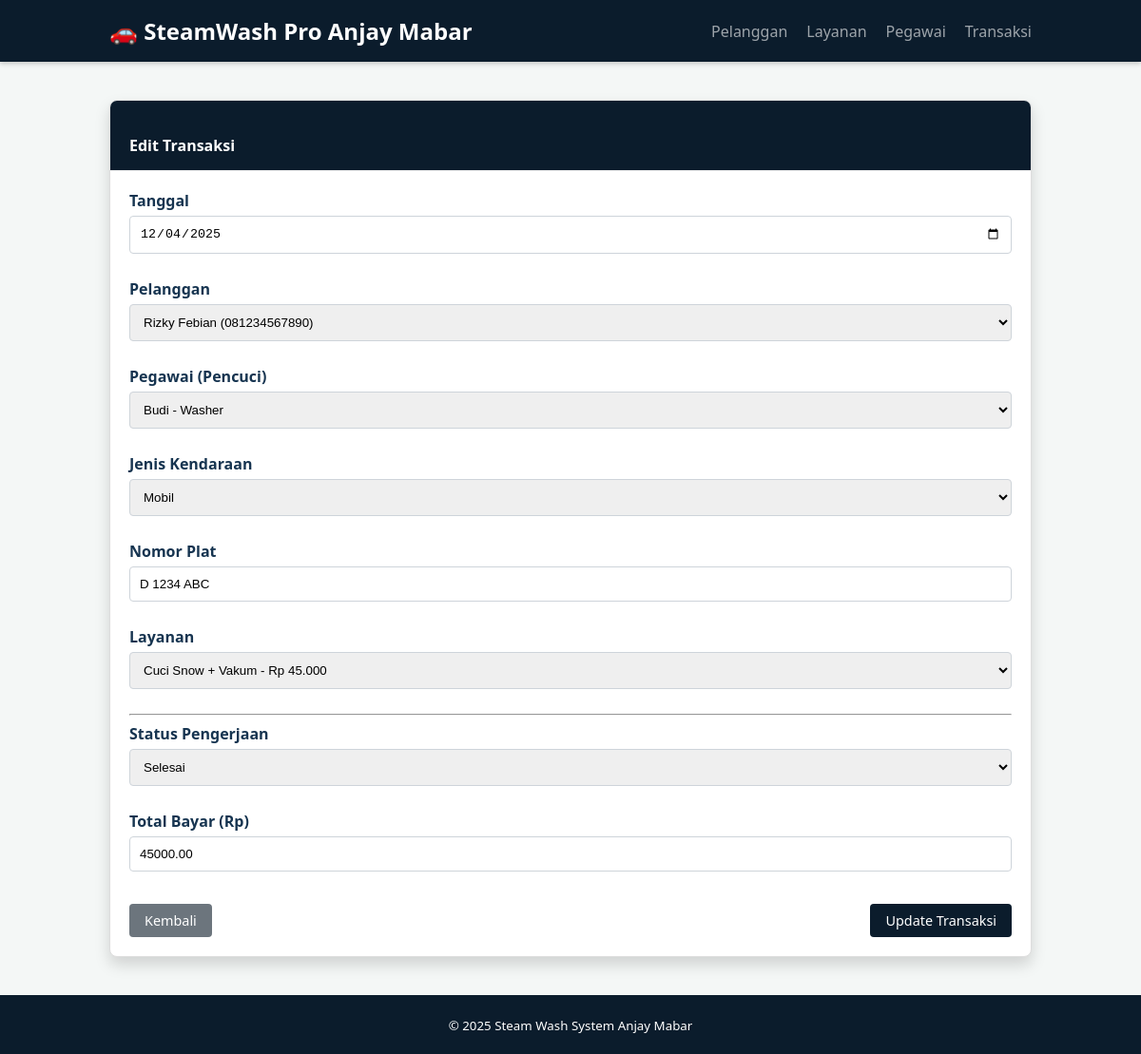
Page /index.php?page=edit_transaksi&id=2 on the committed database.
### tables this page shows
CREATE TABLE transaksi (
    id_transaksi INT AUTO_INCREMENT PRIMARY KEY,
    tanggal_transaksi DATE NOT NULL,
    id_pelanggan INT NOT NULL,
    id_layanan INT NOT NULL,
    id_pegawai INT NOT NULL,
    jenis_kendaraan ENUM('Mobil', 'Motor') NOT NULL, 
    nomor_plat VARCHAR(20) NOT NULL,
    
    total_bayar DECIMAL(10, 2) NOT NULL,
    status ENUM('Antri', 'Proses', 'Selesai') DEFAULT 'Antri',
    
     
    CONSTRAINT fk_pelanggan FOREIGN KEY (id_pelanggan) REFERENCES pelanggan(id_pelanggan) ON DELETE CASCADE,
    CONSTRAINT fk_layanan FOREIGN KEY (id_layanan) REFERENCES layanan(id_layanan) ON DELETE CASCADE,
    CONSTRAINT fk_pegawai FOREIGN KEY (id_pegawai) REFERENCES pegawai(id_pegawai) ON DELETE CASCADE
);

CREATE TABLE pelanggan (
    id_pelanggan INT AUTO_INCREMENT PRIMARY KEY,
    nama_pelanggan VARCHAR(100) NOT NULL,
    no_hp VARCHAR(15) NOT NULL,
    alamat TEXT
);

CREATE TABLE pegawai (
    id_pegawai INT AUTO_INCREMENT PRIMARY KEY,
    nama_pegawai VARCHAR(100) NOT NULL,
    posisi VARCHAR(50) NOT NULL
);

CREATE TABLE layanan (
    id_layanan INT AUTO_INCREMENT PRIMARY KEY,
    nama_layanan VARCHAR(50) NOT NULL,
    harga DECIMAL(10, 2) NOT NULL,
    durasi_menit INT NOT NULL
);

### viewmodels/TransaksiViewModel.php (called while the page is built, shortened)
<?php
require_once 'config/Database.php';
require_once 'models/Transaksi.php';
require_once 'models/Pelanggan.php';
require_once 'models/Layanan.php';
require_once 'models/Pegawai.php';
class TransaksiViewModel {
    private $db;
    private $transaksiModel;
    public function __construct() {
        $database = new Database();
        $this->db = $database->getConnection();
        $this->transaksiModel = new Transaksi($this->db);
    }
    public function getTransaksiById($id) {
        $this->transaksiModel->id_transaksi = $id;
        return $this->transaksiModel->readOne();
    }
    public function getListPelanggan() {
        $pelanggan = new Pelanggan($this->db);
        $stmt = $pelanggan->read();
        return $stmt->fetchAll(PDO::FETCH_ASSOC);
    }
    public function getListLayanan() {
        $layanan = new Layanan($this->db);
        $stmt = $layanan->read();
        return $stmt->fetchAll(PDO::FETCH_ASSOC);
    }
    public function getListPegawai() {
        $pegawai = new Pegawai($this->db);
        $stmt = $pegawai->read();
        return $stmt->fetchAll(PDO::FETCH_ASSOC);
    }
}
?>

### config/Database.php (called while the page is built, shortened)
<?php
class Database {
    private $host = "localhost";
    private $db_name = "db_tempatcucikendaraan";
    private $username = "root";
    private $password = "";
    public function getConnection() {
        $this->conn = null;
        try {
            $this->conn = new PDO("mysql:host=" . $this->host . ";dbname=" . $this->db_name, $this->username, $this->password);
            $this->conn->setAttribute(PDO::ATTR_ERRMODE, PDO::ERRMODE_EXCEPTION);
        } catch(PDOException $exception) {
            echo "Connection error: " . $exception->getMessage();
        }
        return $this->conn;
    }
}
?>

### models/Transaksi.php (called while the page is built, shortened)
<?php
class Transaksi {
    private $conn;
    private $table_name = "transaksi";
    public $id_transaksi;
    public function __construct($db) {
        $this->conn = $db;
    }
    public function readOne() {
        $query = "SELECT * FROM " . $this->table_name . " WHERE id_transaksi = ? LIMIT 0,1";
        $stmt = $this->conn->prepare($query);
        $stmt->bindParam(1, $this->id_transaksi);
        $stmt->execute();
        $row = $stmt->fetch(PDO::FETCH_ASSOC);
        if($row) {
            return $row;
        }
        return null;
    }
}
?>

### models/Pelanggan.php (called while the page is built, shortened)
<?php
class Pelanggan {
    private $conn;
    private $table_name = "pelanggan";
    public function __construct($db) {
        $this->conn = $db;
    }
    public function read() {
        $query = "SELECT * FROM " . $this->table_name . " ORDER BY id_pelanggan DESC";
        $stmt = $this->conn->prepare($query);
        $stmt->execute();
        return $stmt;
    }
}
?>

### models/Pegawai.php (called while the page is built, shortened)
<?php
class Pegawai {
    private $conn;
    private $table_name = "pegawai";
    public function __construct($db) {
        $this->conn = $db;
    }
    public function read() {
        $query = "SELECT * FROM " . $this->table_name . " ORDER BY id_pegawai ASC";
        $stmt = $this->conn->prepare($query);
        $stmt->execute();
        return $stmt;
    }
}
?>

### models/Layanan.php (called while the page is built, shortened)
<?php
class Layanan {
    private $conn;
    private $table_name = "layanan";
    public function __construct($db) {
        $this->conn = $db;
    }
    public function read() {
        $query = "SELECT * FROM " . $this->table_name . " ORDER BY id_layanan ASC";
        $stmt = $this->conn->prepare($query);
        $stmt->execute();
        return $stmt;
    }
}
?>

### views/transaksi_form.php (the view, shortened to what this page needs)
<?php
include 'views/template/header.php';
?>
<div class="row justify-content-center">
    <div class="col-md-8">
        <div class="card shadow">
            <div class="card-header" style="background-color: #0b1c2c; color: white;">
                <h4 class="mb-0"><?= isset($transaksi) ? 'Edit Transaksi' : 'Input Transaksi Baru' ?></h4>
            </div>
            <div class="card-body">
                <?php
                $actionUrl = isset($transaksi) ? 'index.php?action=update_transaksi' : 'index.php?action=save_transaksi';
                ?>
                <form action="<?= $actionUrl ?>" method="POST">
                    <div class="row">
                        <div class="col-md-6">
                            <div class="mb-3">
                                <label class="form-label">Tanggal</label>
                                <input type="date" class="form-control" name="tanggal_transaksi"
                                       value="<?= isset($transaksi) ? $transaksi['tanggal_transaksi'] : date('Y-m-d') ?>" required>
                            </div>
                            <div class="mb-3">
                                <label class="form-label">Pelanggan</label>
                                <select class="form-control" name="id_pelanggan" required>
                                    <?php foreach($dataPelanggan as $p): ?>
                                        <option value="<?= $p['id_pelanggan'] ?>"
                                            <?= (isset($transaksi) && $transaksi['id_pelanggan'] == $p['id_pelanggan']) ? 'selected' : '' ?>>
                                            <?= $p['nama_pelanggan'] ?> (<?= $p['no_hp'] ?>)
                                        </option>
                                    <?php endforeach; ?>
                                </select>
                            </div>
                            <div class="mb-3">
                                <label class="form-label">Pegawai (Pencuci)</label>
                                <select class="form-control" name="id_pegawai" required>
                                    <?php foreach($dataPegawai as $pg): ?>
                                        <option value="<?= $pg['id_pegawai'] ?>"
                                            <?= (isset($transaksi) && $transaksi['id_pegawai'] == $pg['id_pegawai']) ? 'selected' : '' ?>>
                                            <?= $pg['nama_pegawai'] ?> - <?= $pg['posisi'] ?>
                                        </option>
                                    <?php endforeach; ?>
                                </select>
                            </div>
                        </div>
                        <div class="col-md-6">
                            <div class="mb-3">
                                <label class="form-label">Jenis Kendaraan</label>
                                <select class="form-control" name="jenis_kendaraan" required>
                                    <option value="Mobil" <?= (isset($transaksi) && $transaksi['jenis_kendaraan'] == 'Mobil') ? 'selected' : '' ?>>Mobil</option>
                                </select>
                            </div>
                            <div class="mb-3">
                                <label class="form-label">Nomor Plat</label>
                                <input type="text" class="form-control" name="nomor_plat"
                                       value="<?= isset($transaksi) ? $transaksi['nomor_plat'] : '' ?>"
                                       placeholder="Cth: B 1234 ABC" required>
                            </div>
                            <div class="mb-3">
                                <label class="form-label">Layanan</label>
                                <select class="form-control" name="id_layanan" id="selectLayanan" onchange="updateHarga()" required>
                                    <?php foreach($dataLayanan as $l): ?>
                                        <option value="<?= $l['id_layanan'] ?>" data-harga="<?= $l['harga'] ?>"
                                            <?= (isset($transaksi) && $transaksi['id_layanan'] == $l['id_layanan']) ? 'selected' : '' ?>>
                                            <?= $l['nama_layanan'] ?> - Rp <?= number_format($l['harga'],0,',','.') ?>
                                        </option>
                                    <?php endforeach; ?>
                                </select>
                            </div>
                        </div>
                    </div>
                    <hr>
                    <div class="row">
                        <div class="col-md-6">
                            <div class="mb-3">
                                <label class="form-label">Status Pengerjaan</label>
                                <select class="form-control" name="status">
                                    <option value="Selesai" <?= (isset($transaksi) && $transaksi['status'] == 'Selesai') ? 'selected' : '' ?>>Selesai</option>
                                </select>
                            </div>
                        </div>
                        <div class="col-md-6">
                             <div class="mb-3">
                                <label class="form-label">Total Bayar (Rp)</label>
                                <input type="number" class="form-control" name="total_bayar" id="totalBayar"
                                       value="<?= isset($transaksi) ? $transaksi['total_bayar'] : '' ?>" required>
                            </div>
                        </div>
                    </div>
                    <div class="d-flex justify-content-between mt-4">
                        <a href="index.php?page=transaksi" class="btn btn-secondary">Kembali</a>
                        <button type="submit" class="btn btn-primary">
                            <?= isset($transaksi) ? 'Update Transaksi' : 'Simpan Transaksi' ?>
                        </button>
                    </div>
                </form>
            </div>
        </div>
    </div>
</div>
<?php include 'views/template/footer.php'; ?>

### views/template/header.php (style rules this page uses)
:root { --primary-dark: #0b1c2c; --secondary-dark: #163450; --accent-color: #3498db; --text-dark: #2c3e50; --bg-light: #f4f7f6; --success: #27ae60; --warning: #f39c12; --danger: #c0392b; --light: #f8f9fa; }
* { box-sizing: border-box; }
body { font-family: 'Segoe UI', Tahoma, sans-serif; background-color: var(--bg-light); margin: 0; padding: 0; color: var(--text-dark); display: flex; flex-direction: column; min-height: 100vh; }
.mb-3 { margin-bottom: 1rem; }
.mb-0 { margin-bottom: 0; }
.mt-4 { margin-top: 1.5rem; }
.d-flex { display: flex; }
.justify-content-between { justify-content: space-between; }
.justify-content-center { justify-content: center; }
.card { background: white; border-radius: 8px; box-shadow: 0 2px 4px rgba(0,0,0,0.1); overflow: hidden; border: 1px solid #ddd; }
.card-header { padding: 15px 20px; background-color: var(--primary-dark); color: white; border-bottom: 1px solid #eee; }
.card-body { padding: 20px; }
.shadow { box-shadow: 0 0.5rem 1rem rgba(0, 0, 0, 0.15); }
.btn { display: inline-block; padding: 8px 16px; font-size: 0.9rem; border: none; border-radius: 4px; cursor: pointer; text-decoration: none; transition: 0.2s; font-family: inherit; }
.btn-primary { background: var(--primary-dark); color: white; }
.btn-secondary { background: #6c757d; color: white; }
.form-label { font-weight: 600; margin-bottom: 5px; display: block; color: var(--secondary-dark); }
.form-control { width: 100%; padding: 10px; border: 1px solid #ced4da; border-radius: 4px; margin-bottom: 10px; }

### rows in the picture
transaksi: tanggal_transaksi "12/04/2025", id_pelanggan "Rizky Febian (081234567890)", id_pegawai "Budi - Washer", jenis_kendaraan "Mobil", nomor_plat "D 1234 ABC", id_layanan "Cuci Snow + Vakum - Rp 45.000", status "Selesai", total_bayar "45000.00"
